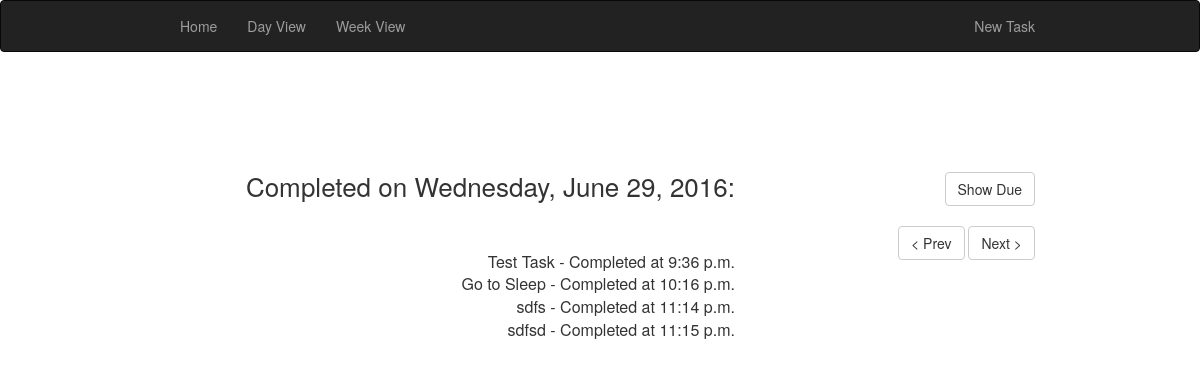
Screenshot of /todolist_app/day/2016-6-29/completed/ with the database file from the repository.
### todolist_app/models.py (models this page shows, shortened)
class Task(models.Model):
    name = models.CharField(max_length=100)
    due = models.DateTimeField()
    complete = models.BooleanField(default=False)
    datetime_completed = models.DateTimeField(null=True, blank=True, default=None)

### todolist_app/views.py (the view)
# urls.py: url(r'^day/(?P<year>\d{4})[-/](?P<month>\d{1,2})[-/](?P<day>\d{1,2})/completed/$', views.completed_day, name='completed_day'),
def completed_day(request, year=None, month=None, day=None):
    if not (year and month and day):
        today = datetime.now()
        return redirect('day', year=str(today.year), month=str(today.month), day=str(today.day))
    tasks = _getTasksByDate(year, month, day, True)
    d = date(int(year), int(month), int(day))
    weekday = d.strftime("%A") # get weekday as string
    context = {
        'tasks': tasks,
        'weekday': weekday, # show weekday name
        'date': d,
        'next_day': d + timedelta(1), # used for pagination
        'prev_day': d - timedelta(1), # used for pagination
    }
    template = loader.get_template('todolist_app/completed_day.html')
    return HttpResponse(template.render(context, request))

### todolist_app/views.py (called while the page is built)
def _getTasksByDate(year, month, day, completed):
    start = datetime(int(year), int(month), int(day), 0, 0, 0, 0)
    end =   datetime(int(year), int(month), int(day), 23, 59, 59, 9999)
    if completed:
        return Task.objects.filter(complete=True, datetime_completed__gte=start,
                                   datetime_completed__lte=end).order_by('datetime_completed')
    else:
        return Task.objects.filter(complete=False, due__gte=start, due__lte=end).order_by('due')

### todolist_app/templates/todolist_app/completed_day.html (shortened to what this page needs)
{% extends 'todolist_app/base.html' %}
{% block content %}
<div class="row">
    <div class="col-sm-8">
        <h2>Completed on {{ weekday }}, {{ date }}:</h2>
        <ul class="task-list">
            {% for task in tasks %}
            <li>{{ task.name }} - Completed at {{ task.datetime_completed|date:"g:i a" }}</li>
            {% endfor %}
        </ul>
    </div>
    <div class="col-sm-4">
        <div class="pages">
            <div><a class="right save btn btn-default" href="{% url 'day' date.year date.month date.day %}">Show Due</a></div>
            <a class="save btn btn-default" href="{% url 'completed_day' prev_day.year prev_day.month prev_day.day %}">&lt; Prev</a>
            <a class="save btn btn-default" href="{% url 'completed_day' next_day.year next_day.month next_day.day %}">Next &gt;</a>
        </div>
    </div>
{% endblock %}

### todolist_app/static/todolist_app/css/sitestyle.css (style rules this page uses)
ul { padding-left: 0; list-style-type: none; }
li { text-align: right; }
h2, h3 { margin-top: 0; text-align: right; }
h2 { font-size: 26px; margin-bottom: 50px; }
.row { margin-top: 100px; }
.pages { float: right; }
.pages a { margin-bottom: 20px; display: inline-block; }
.right { float: right; }
.task-list li { font-size: 16px; }

### rows the page displays
Task: name "Test Task", datetime_completed "9:36 p.m."
Task: name "Go to Sleep", datetime_completed "10:16 p.m."
Task: name "sdfs", datetime_completed "11:14 p.m."
Task: name "sdfsd", datetime_completed "11:15 p.m."

### other values shown
{{ weekday }} "Wednesday"
{{ date }} "June 29, 2016"
